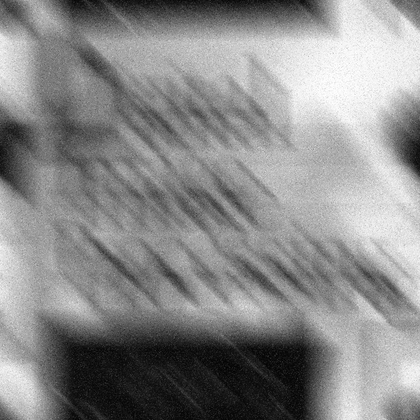
%> input picture Lab4/Q4_3_2.tiff, 420 x 420 px, shrunk from 688 x 688 before the run
$ octave test31.m   (GNU Octave 9; MATLAB toolbox functions it lacks are replaced by stand-ins)
%> lines starting %> are read from the running program, lines starting %| are printed output that depends on the picture
% test 3_3
I=imread('Q4_3_2.tiff');
%> I is the input picture: size 420x420 uint8; min 2, max 255, mean 138.1
InputImage=double(I);
[M,N]=size(InputImage);
%> M = 420; N = 420
cent=ones(M,N);
for i=1:M
    for j=1:N
        if rem(i+j,2)==1
            cent(i,j)=-1;
        end
    end
end
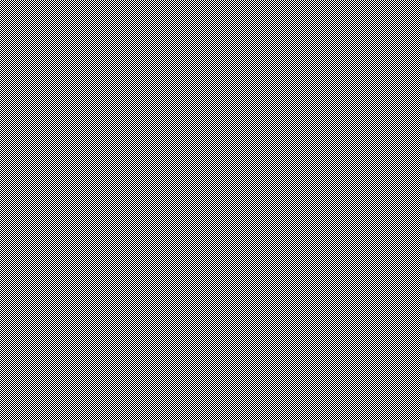
%> cent: size 420x420 double; values -1 (black) and 1 (white), 50% white in thin lines or dots

win2=[3,3];
a=(win2(1)-1)/2;
b=(win2(2)-1)/2;
fp2=padarray(InputImage,[a,b]);
f2=zeros(M,N);
for i=a+1:M+a
    for j=b+1:N+b
        win=fp2((i-a:i+a),(j-b:j+b));
        f2(i,j)=1/2*(max(max(win))+min(min(win)));
    end
end
OutputImage2=f2(a+1:end,b+1:end);
F=fft2(OutputImage2.*cent);

a=0.1;
b=0.1;
T=1;
H=zeros(M,N);
for u=1:M
    for v=1:N
        con=u*a+v*b;
        H(u,v)=(T/pi/(con))*sin(pi*(con))*exp(-1j*pi*con);
    end
end

K=0.000000004;
Fabs=conj(H).*H;
F2=(1./H).*(Fabs./(Fabs+K)).*F;

% [6 lines of commented-out code are left out]

opt3=real(ifft2(F2).*cent);
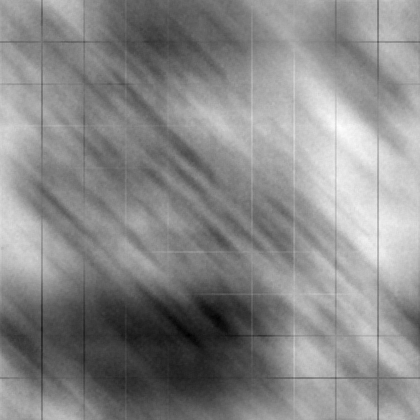
%> opt3: size 420x420 double; min -8807.4, max 54467.4, mean 25106.7; drawn with min black and max white
OutputImage1=rescale(opt3,0,255);
%OutputImage1=opt3;


figure
subplot 221
imshow(uint8(I))
title('Input Image')
subplot 222
imshow(uint8(10*log2(1+abs(F2))))
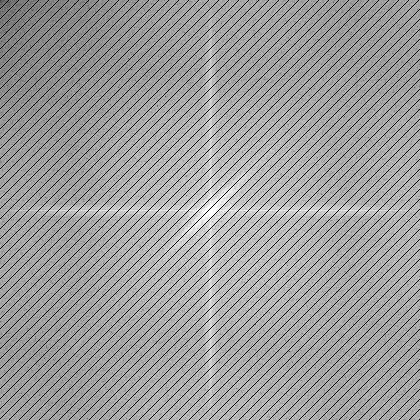
%> displayed picture: size 420x420, on the screen's scale of 0 to 255; min 0, max 255, mean 155.9
title('Frequency Domain')
subplot 223
imshow(uint8(OutputImage2))
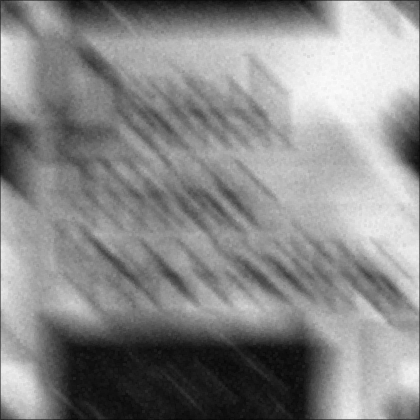
%> displayed picture: size 420x420, on the screen's scale of 0 to 255; min 6, max 252, mean 137.9
title('Remove Shaking')
subplot 224
imshow(uint8(OutputImage1))
title('Output Image')
